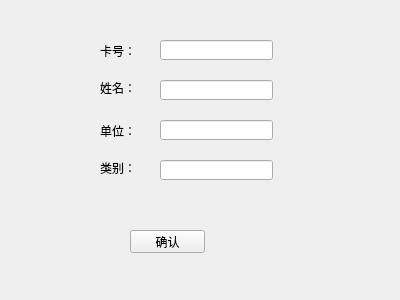
<?xml version="1.0" encoding="UTF-8"?>
<ui version="4.0">
 <class>addcard</class>
 <widget class="QWidget" name="addcard">
  <property name="geometry">
   <rect>
    <x>0</x>
    <y>0</y>
    <width>400</width>
    <height>300</height>
   </rect>
  </property>
  <property name="windowTitle">
   <string>addcard</string>
  </property>
  <widget class="QLineEdit" name="cno">
   <property name="geometry">
    <rect>
     <x>160</x>
     <y>40</y>
     <width>113</width>
     <height>20</height>
    </rect>
   </property>
  </widget>
  <widget class="QLineEdit" name="name">
   <property name="geometry">
    <rect>
     <x>160</x>
     <y>80</y>
     <width>113</width>
     <height>20</height>
    </rect>
   </property>
  </widget>
  <widget class="QLineEdit" name="department">
   <property name="geometry">
    <rect>
     <x>160</x>
     <y>120</y>
     <width>113</width>
     <height>20</height>
    </rect>
   </property>
  </widget>
  <widget class="QLineEdit" name="type">
   <property name="geometry">
    <rect>
     <x>160</x>
     <y>160</y>
     <width>113</width>
     <height>20</height>
    </rect>
   </property>
  </widget>
  <widget class="QLabel" name="label">
   <property name="geometry">
    <rect>
     <x>100</x>
     <y>40</y>
     <width>51</width>
     <height>21</height>
    </rect>
   </property>
   <property name="text">
    <string>卡号：</string>
   </property>
  </widget>
  <widget class="QLabel" name="label_2">
   <property name="geometry">
    <rect>
     <x>100</x>
     <y>80</y>
     <width>51</width>
     <height>16</height>
    </rect>
   </property>
   <property name="text">
    <string>姓名：</string>
   </property>
  </widget>
  <widget class="QLabel" name="label_3">
   <property name="geometry">
    <rect>
     <x>100</x>
     <y>120</y>
     <width>41</width>
     <height>21</height>
    </rect>
   </property>
   <property name="text">
    <string>单位：</string>
   </property>
  </widget>
  <widget class="QLabel" name="label_4">
   <property name="geometry">
    <rect>
     <x>100</x>
     <y>160</y>
     <width>51</width>
     <height>16</height>
    </rect>
   </property>
   <property name="text">
    <string>类别：</string>
   </property>
  </widget>
  <widget class="QPushButton" name="pushButton">
   <property name="geometry">
    <rect>
     <x>130</x>
     <y>230</y>
     <width>75</width>
     <height>23</height>
    </rect>
   </property>
   <property name="text">
    <string>确认</string>
   </property>
  </widget>
 </widget>
 <layoutdefault spacing="6" margin="11"/>
 <resources/>
 <connections/>
</ui>
